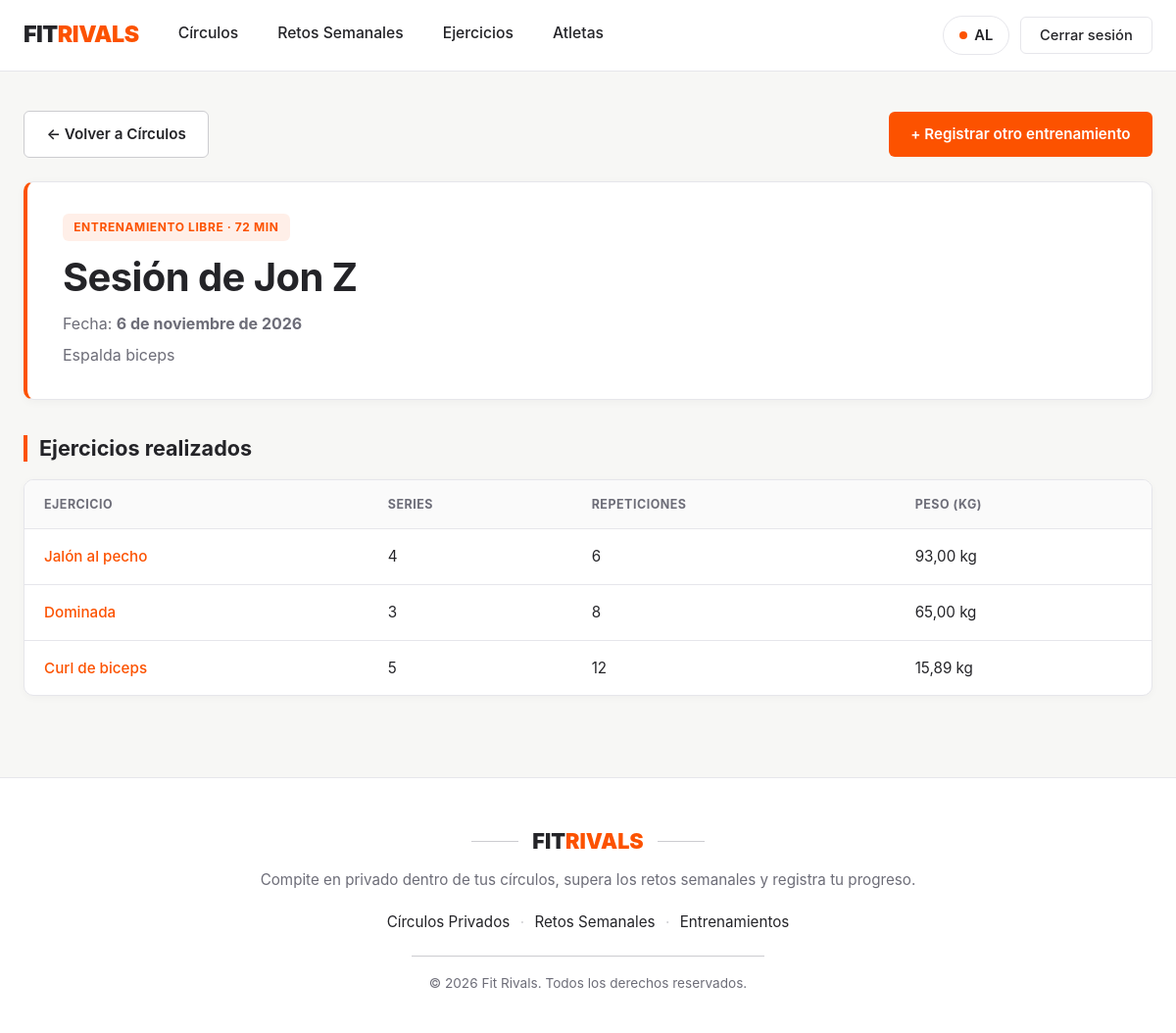
The page /entrenamientos/4/ (signed in) on the database its author committed.
### FitrivalsApp/models.py (models this page shows, shortened)
class Entrenamiento(models.Model):
    usuario = models.ForeignKey(Usuario, on_delete=models.CASCADE, related_name='entrenamientos')
    fecha = models.DateField()
    reto = models.ForeignKey("Reto", on_delete=models.SET_NULL, null=True, blank=True, related_name="intentos")
    duracion_minutos = models.PositiveIntegerField(help_text="Duración en minutos")
    notas = models.TextField(blank=True, null=True)
    ejercicios = models.ManyToManyField(Ejercicio, through='EntrenamientoEjercicio')

class Usuario(models.Model):
    nombre = models.CharField(max_length=100, unique=True)
    email = models.EmailField(unique=True)
    password = models.CharField(max_length=128)
    fecha_alta = models.DateField(auto_now_add=True)
    puntos = models.IntegerField(default=0)

class EntrenamientoEjercicio(models.Model):
    entrenamiento = models.ForeignKey(Entrenamiento, on_delete=models.CASCADE)
    ejercicio = models.ForeignKey(Ejercicio, on_delete=models.CASCADE)
    series = models.PositiveIntegerField(default=3)
    repeticiones = models.PositiveIntegerField(default=10)
    peso_kg = models.DecimalField(max_digits=5, decimal_places=2, help_text="Peso en kg")

class Ejercicio(models.Model):
    GRUPOS_MUSCULARES = [
        ('PECHO', 'Pecho'),
        ('ESPALDA', 'Espalda'),
        ('PIERNA', 'Pierna'),
        ('BRAZOS', 'Brazos'),
        ('HOMBROS', 'Hombros'),
        ('CORE', 'Core'),
    ]
    DIFICULTAD_CHOICES = [
        ('FACIL', 'Fácil'),
        ('INTERMEDIO', 'Intermedio'),
        ('AVANZADO', 'Avanzado'),
    ]
    descripcion = models.TextField(blank=True, default='')
    nombre = models.CharField(max_length=100)
    grupo_muscular = models.CharField(max_length=20, choices=GRUPOS_MUSCULARES)
    dificultad = models.CharField(max_length=20, choices=DIFICULTAD_CHOICES)

### FitrivalsApp/views.py (the view)
# urls.py: path('entrenamientos/<int:pk>/', views.detalle_entrenamiento, name='detalle_entrenamiento'),
def detalle_entrenamiento(request, pk):
    usuario_id = request.session.get('usuario_id')
    if not usuario_id:
        return redirect('login_usuario')
    entrenamiento = get_object_or_404(
        Entrenamiento.objects.select_related('usuario', 'reto').prefetch_related('entrenamientoejercicio_set__ejercicio'),
        pk=pk,
    )
    if entrenamiento.usuario_id != usuario_id:
        comparten = Circulo.objects.filter(miembros=usuario_id).filter(miembros=entrenamiento.usuario_id).exists()
        if not comparten:
            messages.error(request, 'No tienes permiso para ver este entrenamiento.')
            return redirect('lista_circulos')
    return render(request, 'entrenamientos/detalle.html', {'entrenamiento': entrenamiento})

### FitrivalsApp/templates/entrenamientos/detalle.html (shortened to what this page needs)
{% extends 'base.html' %}
{% block content %}
<div class="section-header">
    <a href="{% url 'lista_circulos' %}" class="btn-secondary-strava">&larr; Volver a Círculos</a>
    <a href="{% url 'crear_entrenamiento' %}" class="btn-primary-strava">+ Registrar otro entrenamiento</a>
</div>
<div class="hero-card" style="margin-bottom: 2rem;">
    <span class="badge-orange">ENTRENAMIENTO LIBRE · {{ entrenamiento.duracion_minutos }} MIN</span>
    <h1>Sesión de {{ entrenamiento.usuario.nombre }}</h1>
    <p style="color: var(--text-muted); margin-bottom: 0.5rem;">
        Fecha: <strong>{{ entrenamiento.fecha|date:"j \d\e F \d\e Y" }}</strong>
    </p>
    <p style="margin-bottom: 0;">{{ entrenamiento.notas|default:"Sin notas registradas." }}</p>
</div>
<h2>Ejercicios realizados</h2>
<div class="strava-table-wrapper">
    <table class="strava-table">
        <thead>
            <tr>
                <th>Ejercicio</th>
                <th>Series</th>
                <th>Repeticiones</th>
                <th>Peso (kg)</th>
            </tr>
        </thead>
        <tbody>
            {% for item in entrenamiento.entrenamientoejercicio_set.all %}
            <tr>
                <td><a href="{% url 'detalle_ejercicio' item.ejercicio.pk %}">{{ item.ejercicio.nombre }}</a></td>
                <td>{{ item.series }}</td>
                <td>{{ item.repeticiones }}</td>
                <td>{{ item.peso_kg }} kg</td>
            </tr>
            {% empty %}
            <tr>
                <td colspan="4">No se registraron ejercicios en esta sesión.</td>
            </tr>
            {% endfor %}
        </tbody>
    </table>
</div>
{% endblock %}

### FitrivalsApp/static/css/estilos.css (style rules this page uses)
:root { --strava-orange: #FC5200; --strava-orange-hover: #E04A00; --strava-orange-soft: rgba(252, 82, 0, 0.09); --bg-page: #F7F7F5; --bg-white: #FFFFFF; --bg-soft: #F3F2EE; --text-dark: #242428; --text-muted: #6D6D78; --border-light: #E6E6EB; --border-strong: #CCCCD0; --radius: 10px; }
*, *::before, *::after { box-sizing: border-box; }
html { scroll-behavior: smooth; }
html, body { margin: 0; padding: 0; min-height: 100%; background-color: var(--bg-page); color: var(--text-dark); font-family: "Inter", system-ui, -apple-system, "Segoe UI", Roboto, Helvetica, Arial, sans-serif; font-size: 1rem; line-height: 1.55; -webkit-font-smoothing: antialiased; }
h1 { margin: 0 0 0.75rem; font-size: clamp(1.9rem, 4vw, 2.5rem); font-weight: 700; line-height: 1.15; letter-spacing: -0.015em; color: var(--text-dark); }
h2 { margin: 2.25rem 0 1.1rem; padding-left: 0.75rem; border-left: 4px solid var(--strava-orange); font-size: 1.35rem; font-weight: 700; line-height: 1.25; color: var(--text-dark); }
a { color: var(--strava-orange); font-weight: 500; text-decoration: none; }
.btn-primary-strava { display: inline-flex; align-items: center; justify-content: center; gap: 0.45rem; padding: 0.7rem 1.4rem; background-color: var(--strava-orange); color: #FFFFFF; font-size: 0.95rem; font-weight: 600; border: none; border-radius: 6px; cursor: pointer; text-decoration: none; transition: background-color 0.15s ease, transform 0.1s ease; }
.btn-secondary-strava { display: inline-flex; align-items: center; justify-content: center; gap: 0.45rem; padding: 0.7rem 1.4rem; background-color: #FFFFFF; color: var(--text-dark); font-size: 0.95rem; font-weight: 600; border: 1px solid var(--border-strong); border-radius: 6px; cursor: pointer; text-decoration: none; transition: border-color 0.15s ease, background-color 0.15s ease; }
.hero-card { background-color: #FFFFFF; border: 1px solid var(--border-light); border-left: 4px solid var(--strava-orange); border-radius: var(--radius); padding: 2rem 2.25rem; box-shadow: 0 2px 10px rgba(0, 0, 0, 0.04); }
.badge-orange { display: inline-block; padding: 0.28rem 0.7rem; margin-bottom: 0.85rem; background-color: var(--strava-orange-soft); color: var(--strava-orange); font-size: 0.75rem; font-weight: 700; letter-spacing: 0.05em; border-radius: 6px; text-transform: uppercase; }
.hero-card p { margin: 0 0 1.25rem; color: var(--text-muted); max-width: 680px; }
.strava-table-wrapper { background-color: #FFFFFF; border: 1px solid var(--border-light); border-radius: var(--radius); box-shadow: 0 2px 8px rgba(0, 0, 0, 0.03); overflow-x: auto; }
.strava-table { width: 100%; border-collapse: collapse; text-align: left; font-size: 0.95rem; }
.strava-table th { padding: 0.95rem 1.25rem; background-color: #FAFAFA; border-bottom: 1px solid var(--border-light); color: var(--text-muted); font-size: 0.78rem; font-weight: 700; text-transform: uppercase; letter-spacing: 0.04em; }
.strava-table td { padding: 1rem 1.25rem; border-bottom: 1px solid var(--border-light); color: var(--text-dark); }
.strava-table tr:last-child td { border-bottom: none; }
.section-header { display: flex; flex-wrap: wrap; align-items: center; justify-content: space-between; gap: 1rem; margin-bottom: 1.5rem; }

### rows shown on the page
Entrenamiento: duracion_minutos "72", usuario.nombre "Jon Z", fecha "6 de noviembre de 2026", notas "Espalda biceps"
EntrenamientoEjercicio: ejercicio.nombre "Jalón al pecho", series "4", repeticiones "6", peso_kg "93,00"
EntrenamientoEjercicio: ejercicio.nombre "Dominada", series "3", repeticiones "8", peso_kg "65,00"
EntrenamientoEjercicio: ejercicio.nombre "Curl de biceps", series "5", repeticiones "12", peso_kg "15,89"

### other values the page prints
{{ request.session.usuario_nombre }} "AL"
